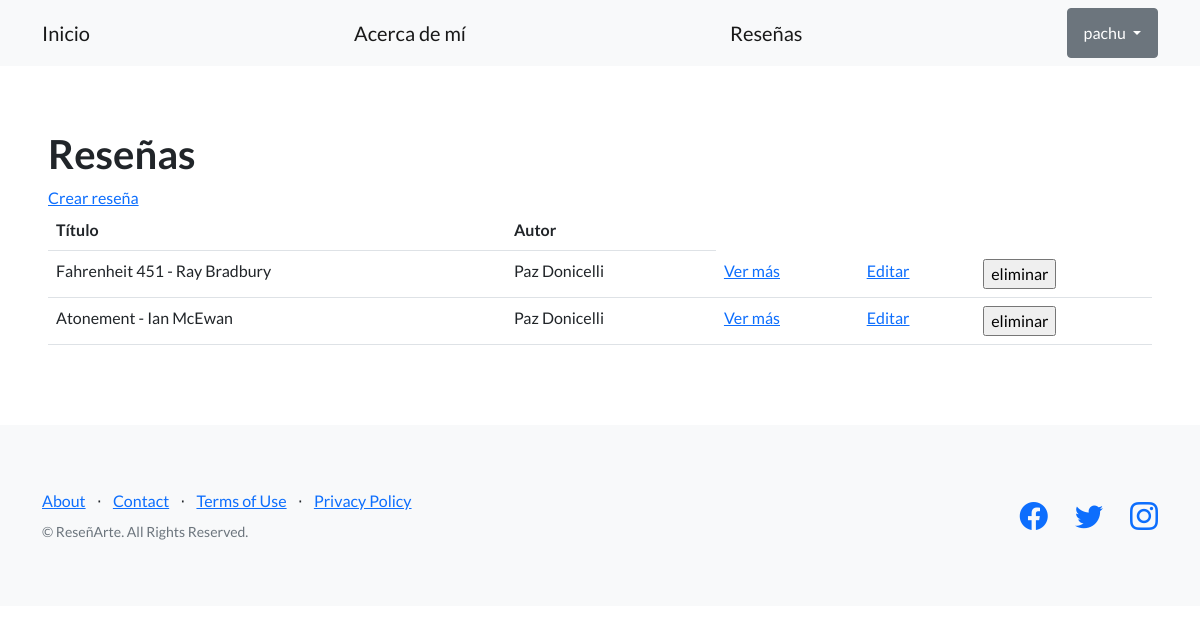
The app's page /blog/pages/ (signed in) with its own data.
### blog/models.py (models this page shows, shortened)
class Reseña (models.Model):
    titulo = models.CharField(max_length=256)
    subtitulo = models.CharField(max_length=256)
    cuerpo = models.TextField()
    autor = models.CharField(max_length=256)
    fecha = models.DateField()

### blog/views.py (the view)
# urls.py: path("pages/", listar_reseñas, name="listar_reseñas"),
def listar_reseñas(request):
   contexto = {
       "reseñas": Reseña.objects.all(),
   }
   http_response = render(
       request=request,
       template_name='blog/lista_reseñas.html',
       context=contexto,
   )
   return http_response

### blog/templates/blog/lista_reseñas.html (shortened to what this page needs)
{% extends "blog/base.html" %}
{% load static %}
{% block contenido %}
<section>
    <div>
      <h1>Reseñas</h1>
      <a href="{% url 'crear_reseña' %}">Crear reseña</a>
      <table class="table">
        <tbody>
          <tr>
            <th>Título</th>
            <th>Autor</th>
          </tr>
          {% for reseña in reseñas %}
          <tr>
            <td>{{ reseña.titulo }}</td>
            <td>{{ reseña.autor }}</td>
            <td>
              <a href="{% url 'ver_reseña' reseña.id %}">Ver más</a>
            </td>
            <td>
              <a href="{% url 'editar_reseña' reseña.id %}">Editar</a>
            </td>
            <td>
              <form action="{% url 'eliminar_reseña' reseña.id %}" method="post">
                <input type="submit" value="eliminar"/>
              </form>
            </td>
          </tr>
          {% endfor %}
        </tbody>
      </table>
    </div>
   </section>
{% endblock contenido %}

### blog/templates/blog/base.html (shortened to what this page needs)
{% load static %}
<!DOCTYPE html>
<html lang="en">
    <head>
        <link href="https://cdn.jsdelivr.net/npm/bootstrap-icons@1.5.0/font/bootstrap-icons.css" rel="stylesheet" type="text/css" />
        <link href= "{% static 'blog/css/styles.css' %}"" rel="stylesheet" />
    </head>
    <body>
        <nav class="navbar navbar-light bg-light static-top">
            <div class="container">
                <a class="navbar-brand" href="{% url 'inicio' %}">Inicio</a>
                <a class="navbar-brand" href="{% url 'about' %}">Acerca de mí</a>
                <a class="navbar-brand" href="{% url 'listar_reseñas' %}">Reseñas</a>
                {% if user.is_authenticated %}
                <div class="dropdown">
                    <button class="btn btn-secondary dropdown-toggle" type="button" id="dropdownMenuButton1" data-bs-toggle="dropdown" aria-expanded="false">
                        <div style="display: inline-flex;">
                            <span>{{ user.username }}</span>
                        </div>
                    </button>
                    </div>
                </div>
                {% else %}
                <a class="navbar-brand" href="{% url 'registro' %}">Registro</a>
                <a class="navbar-brand" href="{% url 'login' %}">Iniciar sesión</a>
                {% endif %}
        </nav>
        <section style="padding:4rem 3rem;">
            {% block contenido %}
            {% endblock contenido %}
        </section>
        <footer class="footer bg-light">
            <div class="container">
                <div class="row">
                    <div class="col-lg-6 h-100 text-center text-lg-start my-auto">
                        <ul class="list-inline mb-2">
                            <li class="list-inline-item"><a href="#!">About</a></li>
                            <li class="list-inline-item">⋅</li>
                            <li class="list-inline-item"><a href="#!">Contact</a></li>
                            <li class="list-inline-item">⋅</li>
                            <li class="list-inline-item"><a href="#!">Terms of Use</a></li>
                            <li class="list-inline-item">⋅</li>
                            <li class="list-inline-item"><a href="#!">Privacy Policy</a></li>
                        </ul>
                        <p class="text-muted small mb-4 mb-lg-0">&copy; ReseñArte. All Rights Reserved.</p>
                    </div>
                    <div class="col-lg-6 h-100 text-center text-lg-end my-auto">
                        <ul class="list-inline mb-0">
                            <li class="list-inline-item me-4">
                                <a href="#!"><i class="bi-facebook fs-3"></i></a>
                            </li>
                            <li class="list-inline-item me-4">
                                <a href="#!"><i class="bi-twitter fs-3"></i></a>
                            </li>
                            <li class="list-inline-item">
                                <a href="#!"><i class="bi-instagram fs-3"></i></a>
                            </li>
                        </ul>
                    </div>
                </div>
            </div>
        </footer>
    </body>
</html>

### records on screen
Reseña: titulo "Fahrenheit 451 - Ray Bradbury", autor "Paz Donicelli"
Reseña: titulo "Atonement - Ian McEwan", autor "Paz Donicelli"

### other values on screen
{{ user.username }} "pachu"
